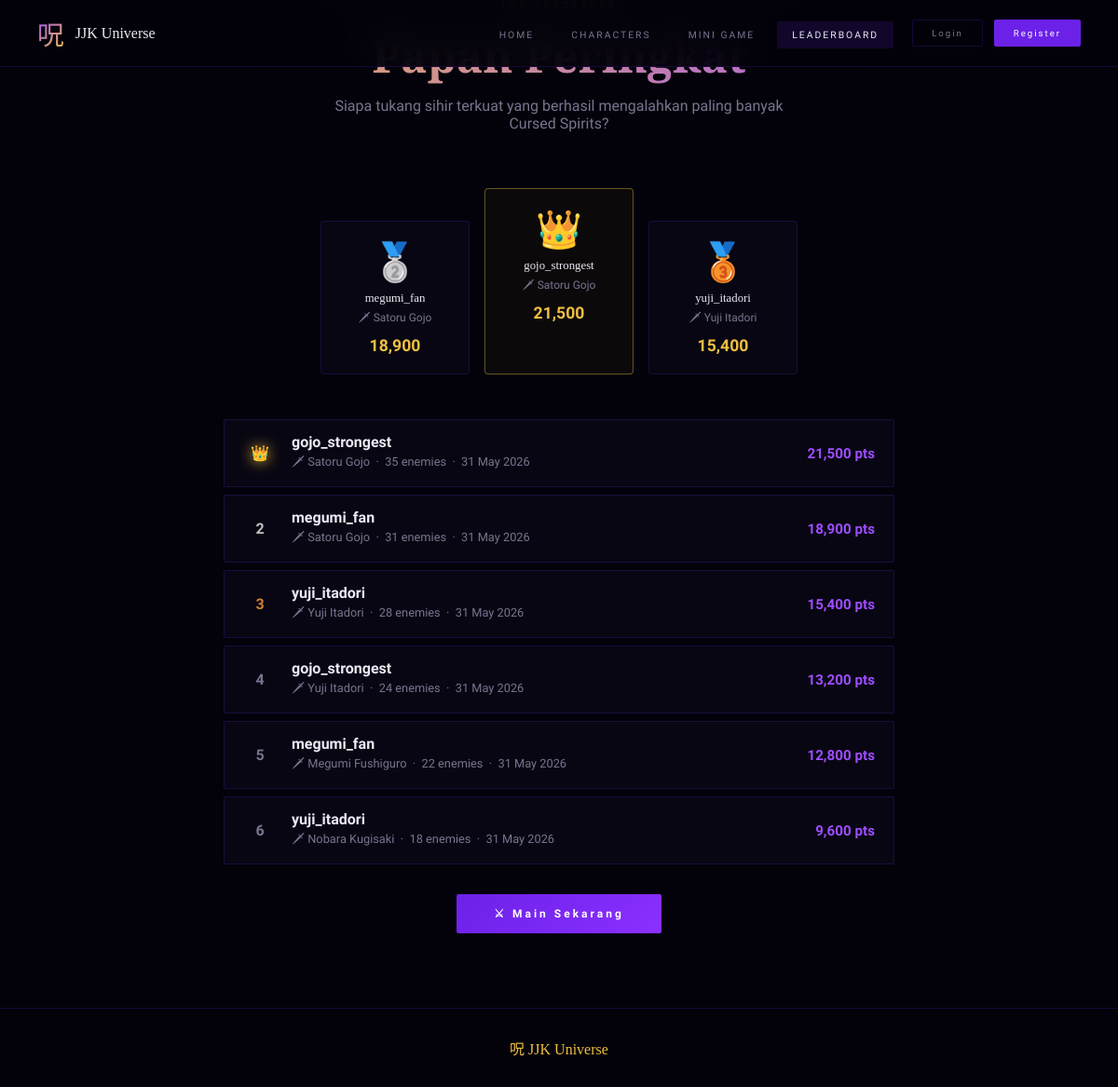
The page /pages/leaderboard.php on the database its author committed.
### tables this page shows
CREATE TABLE IF NOT EXISTS users (
    id          INT           AUTO_INCREMENT PRIMARY KEY,
    username    VARCHAR(50)   NOT NULL UNIQUE,
    email       VARCHAR(100)  NOT NULL UNIQUE,
    password    VARCHAR(255)  NOT NULL,
    role        ENUM('admin','user') DEFAULT 'user',
    avatar      VARCHAR(255)  DEFAULT NULL,
    created_at  TIMESTAMP     DEFAULT CURRENT_TIMESTAMP
);

CREATE TABLE IF NOT EXISTS game_scores (
    id               INT   AUTO_INCREMENT PRIMARY KEY,
    user_id          INT   NOT NULL,
    character_used   VARCHAR(100),
    score            INT   DEFAULT 0,
    enemies_defeated INT   DEFAULT 0,
    played_at        TIMESTAMP DEFAULT CURRENT_TIMESTAMP,
    FOREIGN KEY (user_id) REFERENCES users(id) ON DELETE CASCADE
);

### includes/config.php (called while the page is built, shortened)
<?php
function getDB() {
    static $conn = null;
    if ($conn === null) {
        $conn = new mysqli(DB_HOST, DB_USER, DB_PASS, DB_NAME);
        $conn->set_charset('utf8mb4');
    }
    return $conn;
}
function isLoggedIn() {
    return isset($_SESSION['user_id']) && !empty($_SESSION['user_id']);
}
function getLeaderboard($limit = 10) {
    $db = getDB();
    $stmt = $db->prepare("SELECT gs.*, u.username FROM game_scores gs JOIN users u ON gs.user_id = u.id ORDER BY gs.score DESC LIMIT ?");
    $stmt->bind_param("i", $limit);
    $stmt->execute();
    return $stmt->get_result()->fetch_all(MYSQLI_ASSOC);
}
?>

### pages/leaderboard.php (the view, shortened to what this page needs)
<?php
require_once '../includes/config.php';
$leaderboard = getLeaderboard(20);
?>
<!DOCTYPE html>
<html lang="id">
<head>
</head>
<body>
<nav class="navbar">
    <a href="../index.php" class="nav-logo">
        <span class="logo-symbol">呪</span>
        <div><span class="logo-text">JJK Universe</span></div>
    </a>
    <ul class="nav-links">
        <li><a href="../index.php">Home</a></li>
        <li><a href="characters.php">Characters</a></li>
        <li><a href="../game/index.php">Mini Game</a></li>
        <li><a href="leaderboard.php" class="active">Leaderboard</a></li>
    </ul>
    <div class="nav-actions">
        <?php if(isLoggedIn()):?>
        <div class="user-badge"><span class="user-badge-name">⚡ <?=htmlspecialchars($_SESSION['username'] ?? '')?></span></div>
        <a href="logout.php" class="btn-nav btn-nav-outline">Logout</a>
        <?php else:?>
        <a href="login.php" class="btn-nav btn-nav-outline">Login</a>
        <a href="register.php" class="btn-nav btn-nav-primary">Register</a>
        <?php endif;?>
    </div>
</nav>
<div class="page-hero">
    <span class="page-tag">Top Sorcerers</span>
    <h1 class="page-title">Papan Peringkat</h1>
    <p class="page-sub">Siapa tukang sihir terkuat yang berhasil mengalahkan paling banyak Cursed Spirits?</p>
</div>
<div class="main-content">
    <?php if (!empty($leaderboard)): ?>
    <div class="top3">
        <?php if (isset($leaderboard[1])): ?>
        <div class="top3-item second">
            <span class="top3-rank">🥈</span>
            <div class="top3-name"><?=htmlspecialchars($leaderboard[1]['username'])?></div>
            <div class="top3-char">🗡 <?=htmlspecialchars($leaderboard[1]['character_used']??'?')?></div>
            <div class="top3-score"><?=number_format($leaderboard[1]['score'])?></div>
        </div>
        <?php endif;?>
        <?php if (isset($leaderboard[0])): ?>
        <div class="top3-item first">
            <span class="top3-rank">👑</span>
            <div class="top3-name"><?=htmlspecialchars($leaderboard[0]['username'])?></div>
            <div class="top3-char">🗡 <?=htmlspecialchars($leaderboard[0]['character_used']??'?')?></div>
            <div class="top3-score"><?=number_format($leaderboard[0]['score'])?></div>
        </div>
        <?php endif;?>
        <?php if (isset($leaderboard[2])): ?>
        <div class="top3-item third">
            <span class="top3-rank">🥉</span>
            <div class="top3-name"><?=htmlspecialchars($leaderboard[2]['username'])?></div>
            <div class="top3-char">🗡 <?=htmlspecialchars($leaderboard[2]['character_used']??'?')?></div>
            <div class="top3-score"><?=number_format($leaderboard[2]['score'])?></div>
        </div>
        <?php endif;?>
    </div>
    <div class="lb-table">
        <?php foreach ($leaderboard as $i => $row):
            $isMe = isLoggedIn() && $_SESSION['user_id'] == $row['user_id'];
            $rankClass = $i===0?'rank-1':($i===1?'rank-2':($i===2?'rank-3':'rank-o'));
        ?>
        <div class="lb-row <?=$isMe?'me':''?>">
            <span class="lb-rank <?=$rankClass?>"><?=$i===0?'👑':($i+1)?></span>
            <div class="lb-info">
                <div class="lb-username"><?=htmlspecialchars($row['username'])?> </div>
                <div class="lb-meta">🗡 <?=htmlspecialchars($row['character_used']??'?')?> &nbsp;·&nbsp; <?=$row['enemies_defeated']?> enemies &nbsp;·&nbsp; <?=date('d M Y',strtotime($row['played_at']))?></div>
            </div>
            <div class="lb-score"><?=number_format($row['score'])?> pts</div>
        </div>
        <?php endforeach;?>
    </div>
    <?php endif;?>
    <div class="cta-play"><a href="../game/index.php" class="btn-play">⚔ Main Sekarang</a></div>
</div>
<footer><div class="footer-logo">呪 JJK Universe</div></footer>
</body>
</html>

### rows shown on the page
users: username "megumi_fan"
game_scores: character_used "Satoru Gojo", score "18,900", user.username "megumi_fan", enemies_defeated "31", played_at "31 May 2026"
users: username "gojo_strongest"
game_scores: character_used "Satoru Gojo", score "21,500", user.username "gojo_strongest", enemies_defeated "35", played_at "31 May 2026"
users: username "yuji_itadori"
game_scores: character_used "Yuji Itadori", score "15,400", user.username "yuji_itadori", enemies_defeated "28", played_at "31 May 2026"
game_scores: user.username "gojo_strongest", character_used "Yuji Itadori", enemies_defeated "24", played_at "31 May 2026", score "13,200"
game_scores: user.username "megumi_fan", character_used "Megumi Fushiguro", enemies_defeated "22", played_at "31 May 2026", score "12,800"
game_scores: user.username "yuji_itadori", character_used "Nobara Kugisaki", enemies_defeated "18", played_at "31 May 2026", score "9,600"
